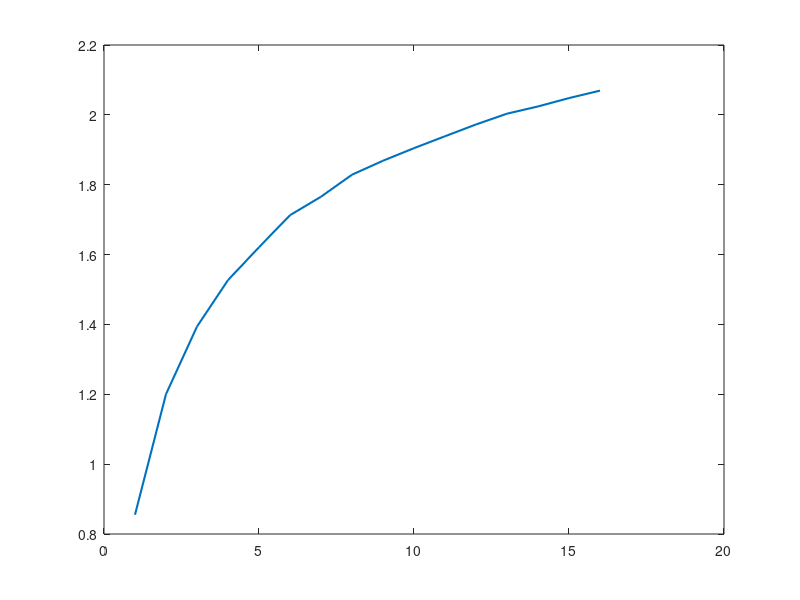

Here is the MATLAB script that generated this plot:
clc;clear;close all
% Figure 1
n_iterations = 10000; % Number of iterations
N = (1:1:16);  % Number of users
SNR_dB = 0;    % SNR in dB
SNR = 10^(SNR_dB/10); % SNR in linear scale
m = 1;
throughput_nakagami = zeros;
throughput_awgn = zeros;
for k = 1:length(N)
   capacity_nakagami = 0;
   for i = 1:n_iterations
%Nakagami fading channel
       Y = zeros(1,k);
       for l = 1:2*m
           Y = Y + randn(1,k).^2; 
       end  
    omega = Y/(2*m);
    phi = 2*pi*rand(1,k);
    h = sqrt(omega).*(cos(phi)+1j*sin(phi)); % random channel gain
    h2 = (abs(h)).^2;
    best_h2 = max(h2); % best channel gain amongst users
   capacity_nakagami = capacity_nakagami + log2(1+(best_h2*SNR)); % Capacity for Rayleigh fading channel
   end
  
   throughput_nakagami(k) = (capacity_nakagami)/n_iterations; % Expected capacity
   throughput_awgn(k) = log2(1+SNR);  % Capacity for AWGN channel
end
plot(N,throughput_nakagami,"LineWidth",1.5)